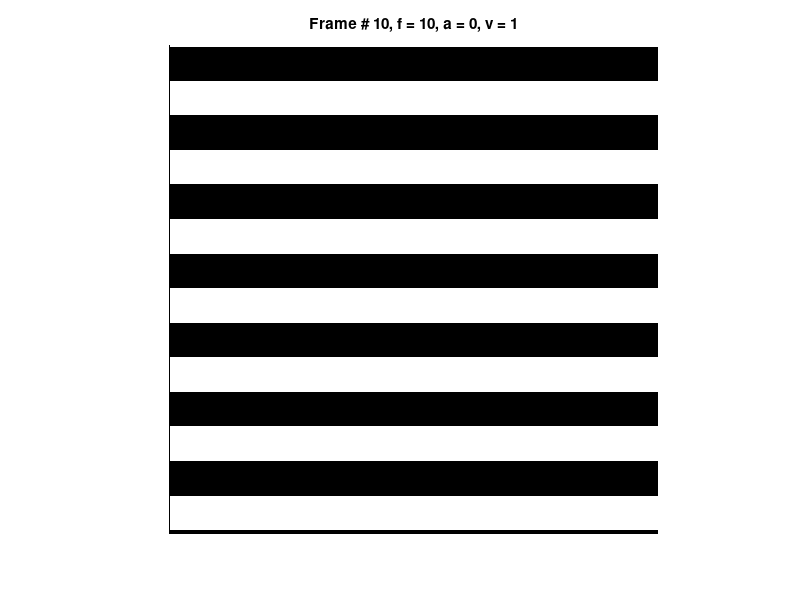

This chart was generated by the following MATLAB code:
function varargout = ShowGratings(varargin)
%ShowGratings Displays square- or sine wave gratings based on the input
%   parameters
% parameterVec = ShowGratings(gratingDims,gratingFrequencies,gratingAngles,gratingSpeeds, gratingDurations, gratingType);
%  Inputs:
% gratingDims - Size of grating matrix
% gratingFrequencies - Vector of spatial frequencies at which to generate
%   grating
% gratingAngles - Vector of angles at which to generate grating (degree units)
% gratingSpeeds - Vector os speeds at which to move grating (given in units of phase offset in degrees)
% gratingDurations - Vector of durations (number of frames) at which to
%   display each grating
% gratingType - 'square' or 'sine';
% Outputs:
% pVec - Parameter vec that shows the timecourse of the different grating
%   parameters. T X 3 matrix, where T = length(gratingFrequencies)*
%   length(gratingAngles)*length(gratingSpeeds)*D. The 1st, 2nd, and 2rd
%   col are the timecourses of the grating frequency, angle, and speed
%   respectively.
% 
% Avinash Pujala, HHMI, 2016
gDims = [600, 600];
F = 10; % Grating spatial frequency
A = 0; % Grating angle in degrees
V = 1; % Grating velocity in units of phase shift
D = 10; % Duration in seconds
gType = 'square'; % Grating type

if nargin ==1
    gDims = varargin{1};
elseif nargin ==2
    gDims = varargin{1};
    F = varargin{2};
elseif nargin ==3;
    gDims = varargin{1};
    F = varargin{2};
    A = varargin{3};
elseif nargin == 4
    gDims = varargin{1};
    F = varargin{2};
    A = varargin{3};
    V = varargin{4};
elseif nargin == 5
    gDims = varargin{1};
    F = varargin{2};
    A = varargin{3};
    V = varargin{4};
    D = varargin{5};
elseif nargin == 6
    gDims = varargin{1};
    F = varargin{2};
    A = varargin{3};
    V = varargin{4};
    D = varargin{5};
    gType = varargin{6};
elseif nargin > 6
    error('Too many inputs!')
end

if isempty(gDims)
    gDims =[600, 600];
end

if mod(D,1)~=0
    error('Duration must be specified as number of frames, and must be an integer!')
end

count = 0;
pVec = zeros(length(F)*length(A)*length(V)*D,3);
figure
for f = F(:)'
    for a = A(:)'
        for v = V(:)'
            phi = 0:v:360;            
            for phiNum = 1:D
                ind = mod(phiNum-1,numel(phi))+1;                
                G = CreateGrating(gDims,f,phi(ind),a,gType);
                count = count + 1;
                pVec(count,1) = f; 
                pVec(count,2)  = a;
                pVec(count,3)= v;
                cla
                imagesc(G),axis image,colormap(gray)
                axis off
                title(['Frame # ' num2str(count) ', f = ' num2str(f) ', a = ' num2str(a) ', v = ' num2str(v)])
                drawnow
                shg
                pause(0.1)
            end
        end
    end
end

varargout{1} = pVec;
end

function G = CreateGrating(varargin)
% CreateGrating - Create a square- or sinewave grating based on input
%   parameters
% G = CreateGrating(gratingDims,spatialFrequency,phaseOffset,gratingAngle,gratingType)
% Outputs:
% G - Grating with defined input parameters

gDims = varargin{1}; % Dimensions of the grating
f = varargin{2}; % Spatial frequency of the grating
phi = varargin{3}; % Phase offset of the grating
gAngle = varargin{4}; % Angle of the grating
gType = varargin{5}; % Type of grating, square or sine
phi = phi*pi/180; % Convert to radians

lenDiag = ceil(sqrt(sum(gDims.^2)));
x = linspace(0,1,lenDiag);
if strcmpi(gType,'square')
    y = square(2*pi*f*x + phi);
elseif strcmpi(gType,'sine')
    y = sin(2*pi*f*x + phi);
end

[~,G] = meshgrid(x,y);
G= imrotate(G,gAngle,'crop');
xInds = ceil([(size(G,1)-gDims(1))/2, gDims(1)+(size(G,1)-gDims(1))/2]);
yInds = ceil([(size(G,2)-gDims(2))/2, gDims(2)+(size(G,2)-gDims(2))/2]);
G = G(xInds(1):xInds(2)-1,:);
G = G(:,yInds(1):yInds(2)-1);


end